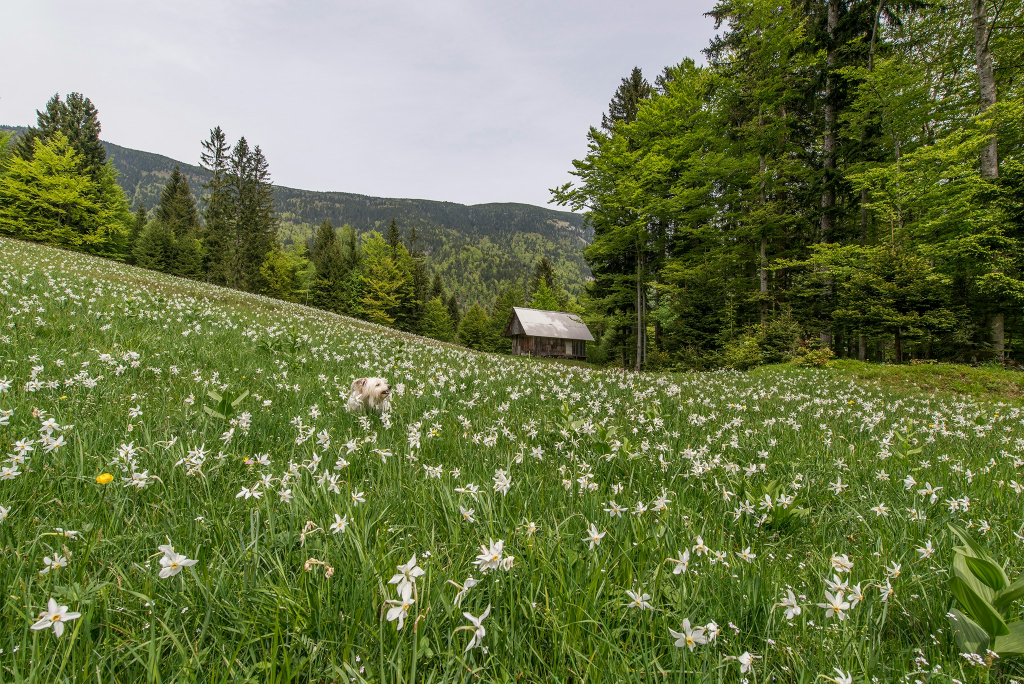
#> input picture images/ales-krivec-XpumNa3bOEc-unsplash.jpg, 2048 x 1367 px (shown at 1/2 size); its folder holds 4 pictures in this run
$ python algorithm.py
#> lines starting #> are read from the running program, lines starting #| are printed output that depends on the picture
import numpy as np
import os
from sklearn.model_selection import train_test_split
from sklearn.metrics import accuracy_score
from sklearn.ensemble import RandomForestClassifier
from PIL import Image


images_adress = "images"
model = RandomForestClassifier()


def model_training(model):
    images = []
    label = []
    for name in os.listdir(images_adress):
        image = Image.open(os.path.join(images_adress, name)).resize((200,200), Image.Resampling.NEAREST)
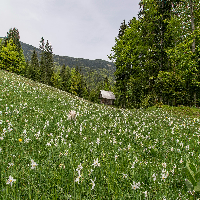
#> image: PIL image 200x200 RGB; mean R, G, B 107.8, 119.4, 73.3
        images.append(np.array(image))
        if "house" in name:
            label.append(1)
        else:
            label.append(0)
#> pass 2 of the loop in model_training, `for name in os.listdir(images_adress):`:
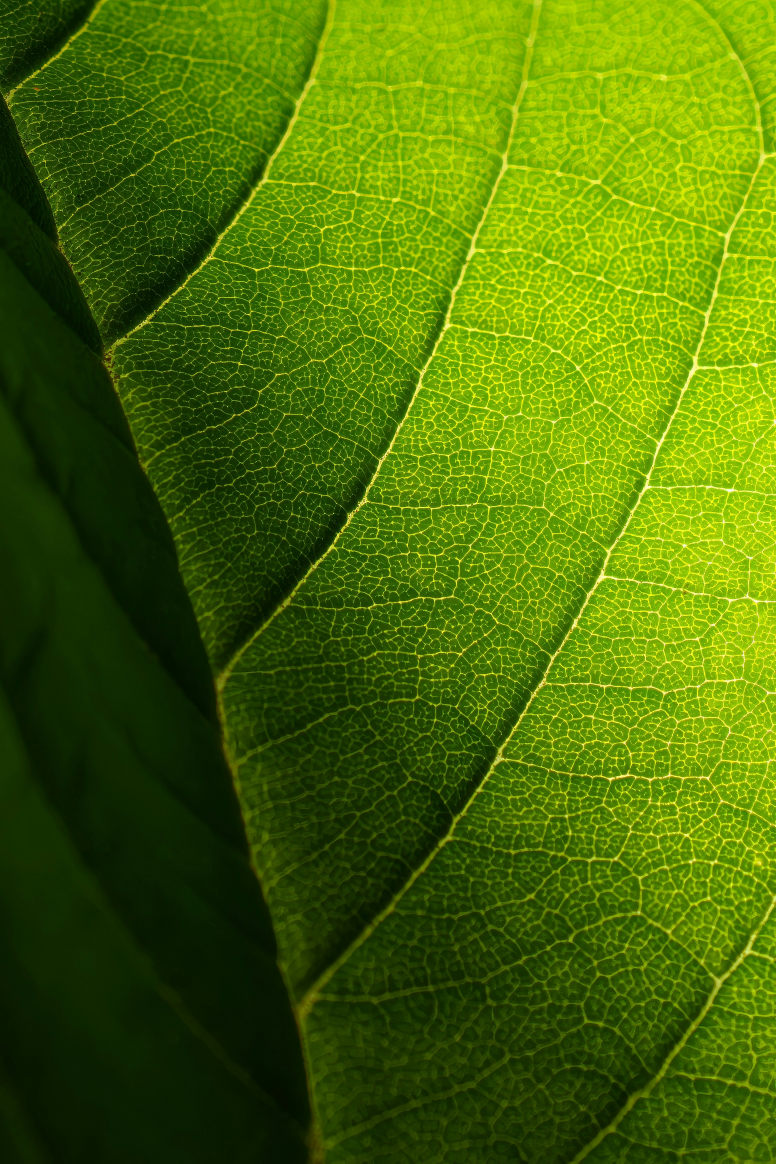
#> input picture images/alim-47_jbXAnYAA-unsplash.jpg, 3102 x 4654 px (shown at 1/4 size)
#> in model_training, `image = Image.open(os.path.join(images_adress, name)).resize((200,200)..`:
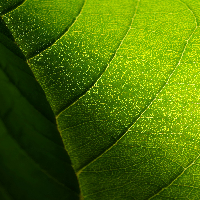
#> image: PIL image 200x200 RGB; mean R, G, B 73.7, 108.3, 4.2
#> pass 3 of the loop in model_training, `for name in os.listdir(images_adress):`:
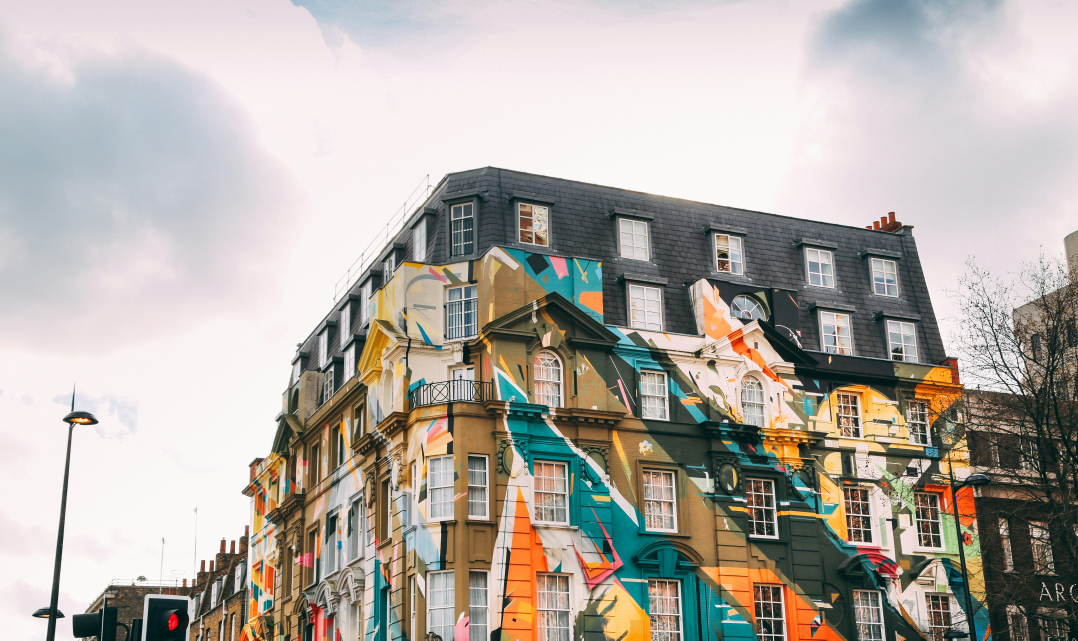
#> input picture images/ambitious-studio-rick-barrett-LTIYWSBbhEI-unsplash.jpg, 5389 x 3203 px (shown at 1/5 size)
#> in model_training, `image = Image.open(os.path.join(images_adress, name)).resize((200,200)..`:
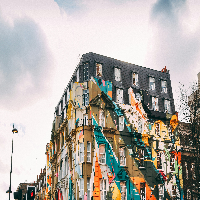
#> image: PIL image 200x200 RGB; mean R, G, B 178.1, 172.2, 165.4
#> the loop made 4 passes; the first 3 are shown


    #Jāpārtaisa par python skaitļu sarakstiem.
    images = np.array(images)
    label = np.array(label)

    images = images/255.0 #
    images = images.reshape(images.shape[0], -1)


    X_train, X_test, y_train, y_test = train_test_split(images, label, test_size=0.2)

    model.fit(X_train, y_train)

    prediction = model.predict(X_test)

    accuracy = accuracy_score(y_test, prediction)

    print(accuracy)
    return model

def house_detector(image, model):
#> (the run stopped early here; a loop or call above may not have finished)
